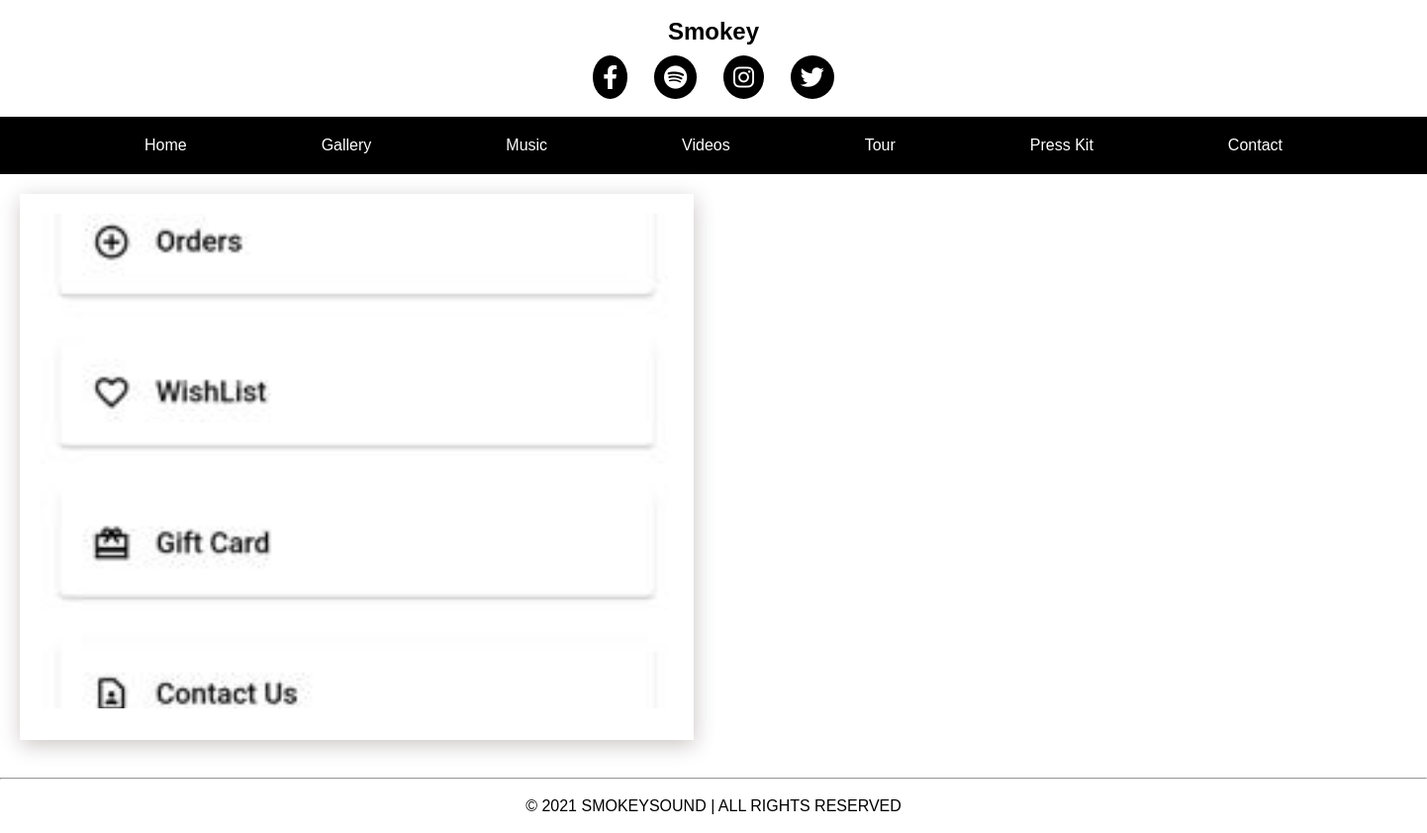
The app's page /gallery/, older data.
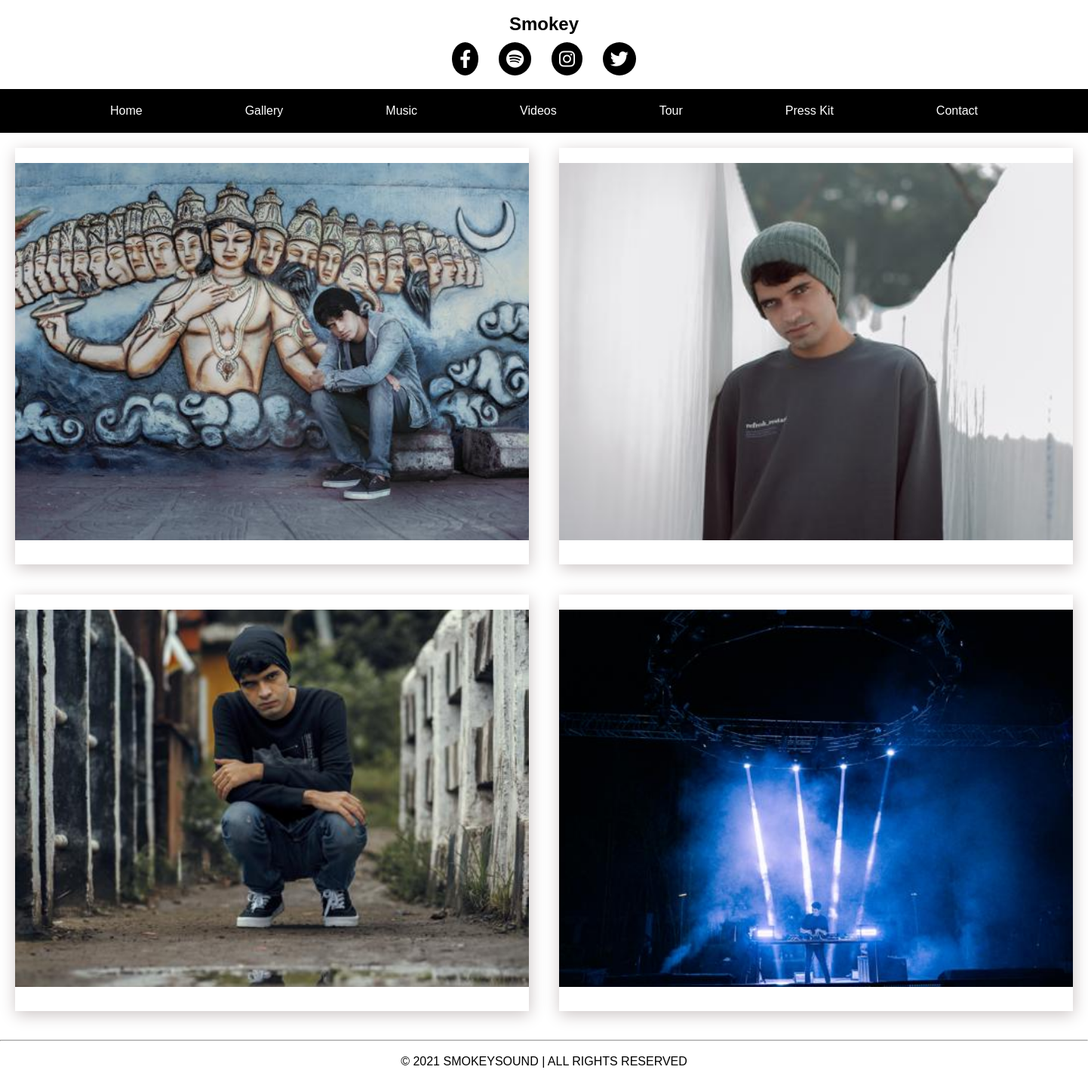
The same page, newer data.
### home/models.py (models this page shows, shortened)
class Gallery(models.Model):
    image= models.ImageField(upload_to='Gallery',validators=[validate_image_file_extension])
    text=models.CharField(max_length=40)
    uploaded_on=models.DateTimeField(auto_now_add=True)
    class Meta:
        verbose_name_plural='Gallery'
        ordering = ['-uploaded_on']

### home/views.py (the view)
# urls.py: path('gallery/',views.gallery,name='gallery'),
def gallery(request):
    gallery_obj=Gallery.objects.all()
    return render(request,'gallery.html',{'gallery_obj':gallery_obj})

### home/templates/gallery.html (shortened to what this page needs)
{% extends 'base.html' %}
{% load static %}
{% block body %}
<div class="gallery">
<div class="card4">
     {% for gallery in gallery_obj %}
    <div class="card-body1">
        <img src="{{gallery.image.url}}" alt="">
    </div>
    {% endfor %}
</div>
</div>
{% endblock body %}

### home/templates/base.html (shortened to what this page needs)
{% load static %}
<!DOCTYPE html>
<html lang="en">
<head>
    <link rel="stylesheet" href="{% static 'style.css' %}">
<link rel="stylesheet" href="https://cdnjs.cloudflare.com/ajax/libs/font-awesome/6.2.0/css/all.min.css" />
</head>
<body background="white">
   <br> <center><h2>Smokey</h2>
    <div class="socials">
        <center>
            <a href=""><i class="fa-brands fa-facebook-f"></i></a>
            <a href=""><i class="fa-brands fa-spotify"></i></a>
            <a href=""><i class="fa-brands fa-instagram"></i></a>
            <a href=""><i class="fa-brands fa-twitter"></i></a>
        </center>
    </div>
</center><br>
    <div class="nav">
        <nav>
            <ul>
                <li><a href="/">Home</a></li>
                <li><a href="/gallery">Gallery</a></li>
                <li><a href="/music">Music</a></li>
                <li><a href="/videos">Videos</a></li>
                <li><a href="/tour">Tour</a></li>
                <li><a href="/pkit">Press Kit</a></li>
                <li><a href="/contact">Contact</a></li>
            </ul>
        </nav>
    </div>
    <div class="main">
        {% block body %}{% endblock body %}
    </div><br>
    <hr><br>
    <center>
        <p>© 2021 SMOKEYSOUND  |  ALL RIGHTS RESERVED </p>
    </center><br>
</body>
</html>

### static/style.css (style rules this page uses)
* { margin: 0; padding: 0; box-sizing: border-box; }
html { font-family: 'Quicksand', sans-serif; overflow-x: hidden; }
.socials { font-size: 24px; }
.fa-brands { border-radius: 52%; padding: 10px; color: white; background-color: black; margin-top: 10px; }
nav { background-color: black; color: white; padding: 20px; }
nav ul { display: flex; flex-direction: row; justify-content: space-evenly; }
nav ul li { list-style: none; }
a { text-decoration: none; padding: 10px; color: white; }
.card4 { display: grid; grid-template-columns: 1fr 1fr; }
.card-body1 { box-shadow: 1px 5px 20px rgb(204, 197, 197); margin: 20px; }
.card4 .card-body1 img { width: 100%; margin-top: 20px; height: 500px; object-fit: cover; transition: .3s linear; }

Row changes from the older to the newer data that the page shows:
added Gallery: image (picture)
added Gallery: image (picture)
added Gallery: image (picture)
changed Gallery (number 4 of 4 on the later page): image: a different picture
